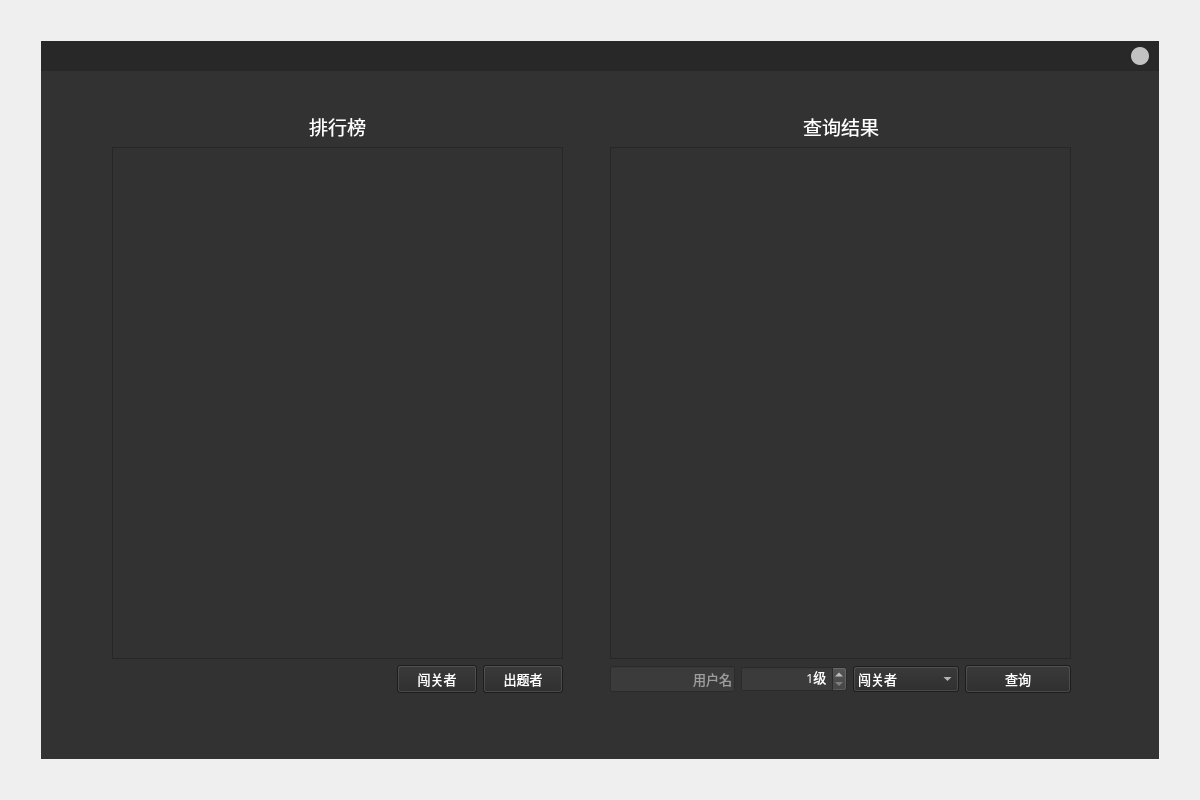
<?xml version="1.0" encoding="UTF-8"?>
<ui version="4.0">
 <class>framelessWidget</class>
 <widget class="QWidget" name="framelessWidget">
  <property name="geometry">
   <rect>
    <x>0</x>
    <y>0</y>
    <width>1200</width>
    <height>800</height>
   </rect>
  </property>
  <property name="windowTitle">
   <string>MainWindow</string>
  </property>
  <property name="styleSheet">
   <string notr="true"/>
  </property>
  <layout class="QGridLayout" name="gridLayout_2">
   <item row="0" column="0">
    <layout class="QGridLayout" name="gridLayout">
     <property name="leftMargin">
      <number>0</number>
     </property>
     <property name="topMargin">
      <number>0</number>
     </property>
     <property name="rightMargin">
      <number>0</number>
     </property>
     <property name="bottomMargin">
      <number>0</number>
     </property>
     <item row="0" column="0">
      <layout class="QVBoxLayout" name="verticalLayout">
       <property name="leftMargin">
        <number>30</number>
       </property>
       <property name="topMargin">
        <number>30</number>
       </property>
       <property name="rightMargin">
        <number>30</number>
       </property>
       <property name="bottomMargin">
        <number>30</number>
       </property>
       <item>
        <widget class="QWidget" name="mainWidget" native="true">
         <layout class="QVBoxLayout" name="verticalLayout_3">
          <property name="leftMargin">
           <number>0</number>
          </property>
          <property name="topMargin">
           <number>0</number>
          </property>
          <property name="rightMargin">
           <number>0</number>
          </property>
          <property name="bottomMargin">
           <number>0</number>
          </property>
          <item>
           <layout class="QVBoxLayout" name="mainLayout">
            <property name="spacing">
             <number>0</number>
            </property>
            <item>
             <widget class="QWidget" name="titleBar" native="true">
              <property name="minimumSize">
               <size>
                <width>0</width>
                <height>30</height>
               </size>
              </property>
              <property name="maximumSize">
               <size>
                <width>16777215</width>
                <height>30</height>
               </size>
              </property>
              <property name="styleSheet">
               <string notr="true">#titleBar{

background-color: rgb(40, 40, 40);}</string>
              </property>
              <layout class="QVBoxLayout" name="verticalLayout_2">
               <property name="leftMargin">
                <number>0</number>
               </property>
               <property name="topMargin">
                <number>0</number>
               </property>
               <property name="rightMargin">
                <number>0</number>
               </property>
               <property name="bottomMargin">
                <number>0</number>
               </property>
               <item>
                <layout class="QHBoxLayout" name="horizontalLayout">
                 <property name="topMargin">
                  <number>5</number>
                 </property>
                 <property name="rightMargin">
                  <number>10</number>
                 </property>
                 <property name="bottomMargin">
                  <number>4</number>
                 </property>
                 <item>
                  <spacer name="horizontalSpacer">
                   <property name="orientation">
                    <enum>Qt::Horizontal</enum>
                   </property>
                   <property name="sizeHint" stdset="0">
                    <size>
                     <width>40</width>
                     <height>20</height>
                    </size>
                   </property>
                  </spacer>
                 </item>
                 <item>
                  <widget class="QPushButton" name="Button_close">
                   <property name="minimumSize">
                    <size>
                     <width>18</width>
                     <height>18</height>
                    </size>
                   </property>
                   <property name="maximumSize">
                    <size>
                     <width>18</width>
                     <height>18</height>
                    </size>
                   </property>
                   <property name="styleSheet">
                    <string notr="true">QPushButton{background-color:#c2c2c2;border-radius:9px}
QPushButton:hover {background-color:#cb4042;border-radius:9px;}
QPushButton:pressed {background-color:#ab3b3a;border-radius:9px;}</string>
                   </property>
                   <property name="text">
                    <string/>
                   </property>
                  </widget>
                 </item>
                </layout>
               </item>
              </layout>
             </widget>
            </item>
            <item>
             <widget class="QWidget" name="mainDisplayWidget" native="true">
              <property name="styleSheet">
               <string notr="true">background-color: rgb(50, 50, 50);</string>
              </property>
              <widget class="QWidget" name="layoutWidget_2">
               <property name="geometry">
                <rect>
                 <x>569</x>
                 <y>41</y>
                 <width>461</width>
                 <height>581</height>
                </rect>
               </property>
               <layout class="QVBoxLayout" name="verticalLayout_6">
                <item>
                 <layout class="QHBoxLayout" name="horizontalLayout_7">
                  <item>
                   <spacer name="horizontalSpacer_8">
                    <property name="orientation">
                     <enum>Qt::Horizontal</enum>
                    </property>
                    <property name="sizeHint" stdset="0">
                     <size>
                      <width>40</width>
                      <height>20</height>
                     </size>
                    </property>
                   </spacer>
                  </item>
                  <item>
                   <widget class="QLabel" name="label_3">
                    <property name="font">
                     <font>
                      <family>Microsoft YaHei UI</family>
                      <pointsize>14</pointsize>
                     </font>
                    </property>
                    <property name="styleSheet">
                     <string notr="true">color: rgb(255, 255, 255);</string>
                    </property>
                    <property name="text">
                     <string>查询结果</string>
                    </property>
                   </widget>
                  </item>
                  <item>
                   <spacer name="horizontalSpacer_9">
                    <property name="orientation">
                     <enum>Qt::Horizontal</enum>
                    </property>
                    <property name="sizeHint" stdset="0">
                     <size>
                      <width>40</width>
                      <height>20</height>
                     </size>
                    </property>
                   </spacer>
                  </item>
                 </layout>
                </item>
                <item>
                 <widget class="QTableView" name="tableView_search">
                  <property name="font">
                   <font>
                    <family>微软雅黑</family>
                    <pointsize>10</pointsize>
                   </font>
                  </property>
                  <property name="styleSheet">
                   <string notr="true">color: rgb(255, 255, 255);</string>
                  </property>
                  <property name="editTriggers">
                   <set>QAbstractItemView::NoEditTriggers</set>
                  </property>
                  <property name="alternatingRowColors">
                   <bool>false</bool>
                  </property>
                  <property name="selectionBehavior">
                   <enum>QAbstractItemView::SelectItems</enum>
                  </property>
                  <property name="verticalScrollMode">
                   <enum>QAbstractItemView::ScrollPerPixel</enum>
                  </property>
                  <property name="horizontalScrollMode">
                   <enum>QAbstractItemView::ScrollPerPixel</enum>
                  </property>
                  <property name="sortingEnabled">
                   <bool>true</bool>
                  </property>
                  <attribute name="horizontalHeaderStretchLastSection">
                   <bool>true</bool>
                  </attribute>
                  <attribute name="verticalHeaderVisible">
                   <bool>false</bool>
                  </attribute>
                 </widget>
                </item>
                <item>
                 <layout class="QHBoxLayout" name="horizontalLayout_8">
                  <item>
                   <widget class="QLineEdit" name="lineEdit_username">
                    <property name="sizePolicy">
                     <sizepolicy hsizetype="Preferred" vsizetype="Fixed">
                      <horstretch>0</horstretch>
                      <verstretch>0</verstretch>
                     </sizepolicy>
                    </property>
                    <property name="font">
                     <font>
                      <family>微软雅黑</family>
                      <pointsize>10</pointsize>
                      <stylestrategy>PreferAntialias</stylestrategy>
                     </font>
                    </property>
                    <property name="styleSheet">
                     <string notr="true">color: rgb(255, 255, 255);
background-color: rgb(59, 59, 59);</string>
                    </property>
                    <property name="alignment">
                     <set>Qt::AlignRight|Qt::AlignTrailing|Qt::AlignVCenter</set>
                    </property>
                    <property name="placeholderText">
                     <string>用户名</string>
                    </property>
                   </widget>
                  </item>
                  <item>
                   <widget class="QSpinBox" name="spinBox">
                    <property name="font">
                     <font>
                      <family>微软雅黑</family>
                      <pointsize>10</pointsize>
                      <stylestrategy>PreferAntialias</stylestrategy>
                     </font>
                    </property>
                    <property name="styleSheet">
                     <string notr="true">color: rgb(255, 255, 255);
background-color: rgb(59, 59, 59);</string>
                    </property>
                    <property name="wrapping">
                     <bool>false</bool>
                    </property>
                    <property name="alignment">
                     <set>Qt::AlignRight|Qt::AlignTrailing|Qt::AlignVCenter</set>
                    </property>
                    <property name="showGroupSeparator" stdset="0">
                     <bool>false</bool>
                    </property>
                    <property name="suffix">
                     <string>级</string>
                    </property>
                    <property name="prefix">
                     <string/>
                    </property>
                    <property name="minimum">
                     <number>1</number>
                    </property>
                   </widget>
                  </item>
                  <item>
                   <widget class="QComboBox" name="comboBox">
                    <property name="sizePolicy">
                     <sizepolicy hsizetype="Minimum" vsizetype="Fixed">
                      <horstretch>0</horstretch>
                      <verstretch>0</verstretch>
                     </sizepolicy>
                    </property>
                    <property name="minimumSize">
                     <size>
                      <width>0</width>
                      <height>0</height>
                     </size>
                    </property>
                    <property name="maximumSize">
                     <size>
                      <width>300</width>
                      <height>16777215</height>
                     </size>
                    </property>
                    <property name="font">
                     <font>
                      <family>微软雅黑</family>
                      <pointsize>10</pointsize>
                      <stylestrategy>PreferAntialias</stylestrategy>
                     </font>
                    </property>
                    <property name="styleSheet">
                     <string notr="true">color: rgb(255, 255, 255);
background-color: rgb(40, 40, 40);</string>
                    </property>
                    <property name="sizeAdjustPolicy">
                     <enum>QComboBox::AdjustToContents</enum>
                    </property>
                    <property name="iconSize">
                     <size>
                      <width>16</width>
                      <height>16</height>
                     </size>
                    </property>
                    <property name="placeholderText">
                     <string/>
                    </property>
                    <item>
                     <property name="text">
                      <string>闯关者</string>
                     </property>
                    </item>
                    <item>
                     <property name="text">
                      <string>出题者</string>
                     </property>
                    </item>
                   </widget>
                  </item>
                  <item>
                   <widget class="QPushButton" name="search">
                    <property name="font">
                     <font>
                      <family>Microsoft YaHei UI</family>
                      <pointsize>10</pointsize>
                      <stylestrategy>PreferAntialias</stylestrategy>
                     </font>
                    </property>
                    <property name="styleSheet">
                     <string notr="true">color: rgb(255, 255, 255);
background-color: rgb(40, 40, 40);</string>
                    </property>
                    <property name="text">
                     <string>查询</string>
                    </property>
                    <property name="flat">
                     <bool>false</bool>
                    </property>
                   </widget>
                  </item>
                 </layout>
                </item>
               </layout>
              </widget>
              <widget class="QWidget" name="">
               <property name="geometry">
                <rect>
                 <x>71</x>
                 <y>41</y>
                 <width>451</width>
                 <height>581</height>
                </rect>
               </property>
               <layout class="QVBoxLayout" name="verticalLayout_4">
                <item>
                 <layout class="QHBoxLayout" name="horizontalLayout_4">
                  <item>
                   <spacer name="horizontalSpacer_3">
                    <property name="orientation">
                     <enum>Qt::Horizontal</enum>
                    </property>
                    <property name="sizeHint" stdset="0">
                     <size>
                      <width>40</width>
                      <height>20</height>
                     </size>
                    </property>
                   </spacer>
                  </item>
                  <item>
                   <widget class="QLabel" name="label">
                    <property name="font">
                     <font>
                      <family>Microsoft YaHei UI</family>
                      <pointsize>14</pointsize>
                     </font>
                    </property>
                    <property name="styleSheet">
                     <string notr="true">color: rgb(255, 255, 255);</string>
                    </property>
                    <property name="text">
                     <string>排行榜</string>
                    </property>
                   </widget>
                  </item>
                  <item>
                   <spacer name="horizontalSpacer_4">
                    <property name="orientation">
                     <enum>Qt::Horizontal</enum>
                    </property>
                    <property name="sizeHint" stdset="0">
                     <size>
                      <width>40</width>
                      <height>20</height>
                     </size>
                    </property>
                   </spacer>
                  </item>
                 </layout>
                </item>
                <item>
                 <widget class="QTableView" name="tableView_rank">
                  <property name="font">
                   <font>
                    <family>微软雅黑</family>
                    <pointsize>10</pointsize>
                   </font>
                  </property>
                  <property name="styleSheet">
                   <string notr="true">color: rgb(255, 255, 255);</string>
                  </property>
                  <property name="editTriggers">
                   <set>QAbstractItemView::NoEditTriggers</set>
                  </property>
                  <property name="alternatingRowColors">
                   <bool>false</bool>
                  </property>
                  <property name="verticalScrollMode">
                   <enum>QAbstractItemView::ScrollPerPixel</enum>
                  </property>
                  <property name="horizontalScrollMode">
                   <enum>QAbstractItemView::ScrollPerPixel</enum>
                  </property>
                  <property name="sortingEnabled">
                   <bool>true</bool>
                  </property>
                  <attribute name="horizontalHeaderStretchLastSection">
                   <bool>true</bool>
                  </attribute>
                  <attribute name="verticalHeaderVisible">
                   <bool>true</bool>
                  </attribute>
                 </widget>
                </item>
                <item>
                 <layout class="QHBoxLayout" name="horizontalLayout_2">
                  <item>
                   <spacer name="horizontalSpacer_2">
                    <property name="orientation">
                     <enum>Qt::Horizontal</enum>
                    </property>
                    <property name="sizeHint" stdset="0">
                     <size>
                      <width>40</width>
                      <height>20</height>
                     </size>
                    </property>
                   </spacer>
                  </item>
                  <item>
                   <widget class="QPushButton" name="rankC">
                    <property name="font">
                     <font>
                      <family>Microsoft YaHei UI</family>
                      <pointsize>10</pointsize>
                     </font>
                    </property>
                    <property name="styleSheet">
                     <string notr="true">color: rgb(255, 255, 255);
background-color: rgb(40, 40, 40);</string>
                    </property>
                    <property name="text">
                     <string>闯关者</string>
                    </property>
                    <property name="flat">
                     <bool>false</bool>
                    </property>
                   </widget>
                  </item>
                  <item>
                   <widget class="QPushButton" name="rankQ">
                    <property name="font">
                     <font>
                      <family>Microsoft YaHei UI</family>
                      <pointsize>10</pointsize>
                     </font>
                    </property>
                    <property name="styleSheet">
                     <string notr="true">color: rgb(255, 255, 255);
background-color: rgb(40, 40, 40);</string>
                    </property>
                    <property name="text">
                     <string>出题者</string>
                    </property>
                    <property name="flat">
                     <bool>false</bool>
                    </property>
                   </widget>
                  </item>
                 </layout>
                </item>
               </layout>
              </widget>
             </widget>
            </item>
           </layout>
          </item>
         </layout>
        </widget>
       </item>
      </layout>
     </item>
    </layout>
   </item>
  </layout>
 </widget>
 <resources/>
 <connections/>
</ui>
